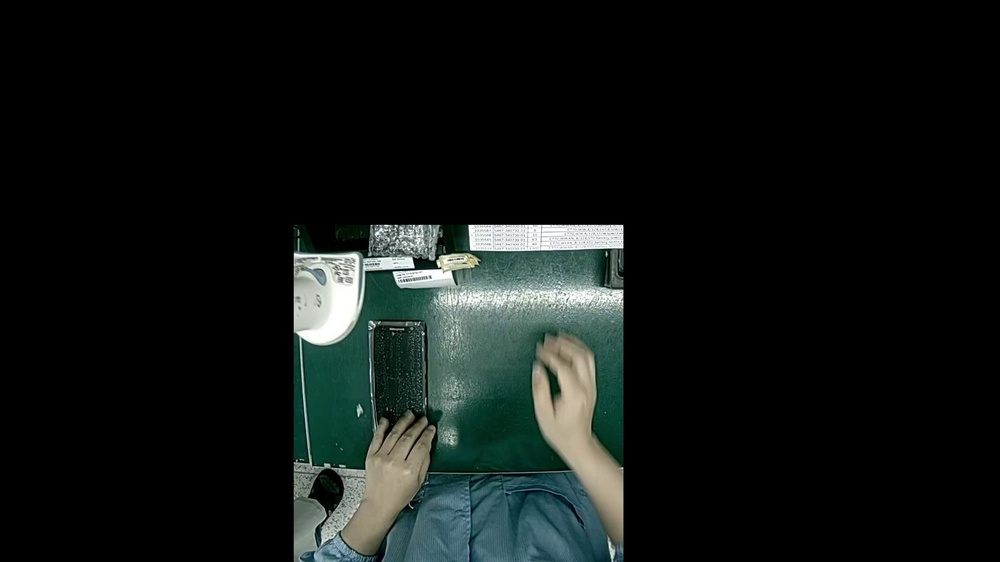
#> input picture transfer/hph_packing_1/images/hph_hw1_hph_hw1_frame_00000.jpg, 1000 x 562 px, shrunk from 1920 x 1080 before the run; its folder holds only this picture in this run
$ python data_augment_flip.py
#> lines starting #> are read from the running program, lines starting #| are printed output that depends on the picture
import os
import cv2
import argparse
from tqdm import tqdm
from pathlib import Path

def flip_yolo_annotations(input_path, output_path):
    """
    Flip YOLO annotations 180 degrees.
    x_new = 1.0 - x_center
    y_new = 1.0 - y_center
    """
    if not os.path.exists(input_path):
        return False

    with open(input_path, 'r') as f:
        lines = f.readlines()

    flipped_lines = []
    for line in lines:
        parts = line.strip().split()
        if len(parts) < 5:
            continue

        cls = parts[0]
        x = float(parts[1])
        y = float(parts[2])
        w = float(parts[3])
        h = float(parts[4])

        # Flip 180 degrees
        x_new = 1.0 - x
        y_new = 1.0 - y

        flipped_lines.append(f"{cls} {x_new:.6f} {y_new:.6f} {w:.6f} {h:.6f}")

    with open(output_path, 'w') as f:
        f.write('\n'.join(flipped_lines) + '\n')

    return True

def main():
    parser = argparse.ArgumentParser(description="Flip YOLO dataset 180 degrees (Horizontal + Vertical)")
    parser.add_argument("--input_dir", type=str, default=r"D:\Dre\PDE_yolo_infra\train_dataset\wahoo_0316_aug", help="Path to the dataset root (containing images and labels folders)")
    parser.add_argument("--output_dir", type=str, default=None, help="Path to save the flipped dataset (default: input_dir + '_flipped_180')")

    args = parser.parse_args()

    input_root = Path(args.input_dir)
    if args.output_dir:
        output_root = Path(args.output_dir)
    else:
        output_root = input_root.parent / (input_root.name + "_flipped_180")

    img_in_root = input_root / "images"
    lbl_in_root = input_root / "labels"

    img_out_root = output_root / "images"
    lbl_out_root = output_root / "labels"

    # Supported image extensions
    img_exts = ['.jpg', '.jpeg', '.png', '.bmp']

    # Get all image files recursively
    image_files = []
    for ext in img_exts:
        image_files.extend(list(img_in_root.rglob(f"*{ext}")))

    print(f"Processing {len(image_files)} images from {img_in_root}...")

    for img_path in tqdm(image_files):
        # 1. Flip Image
        img = cv2.imread(str(img_path))
#> img is the input picture: shape (562, 1000, 3); mean B, G, R 19.9, 21.5, 16.9
        if img is None:
            print(f"Warning: Could not read image {img_path}")
            continue

        # Flip both axes (180 degrees)
        flipped_img = cv2.flip(img, -1)
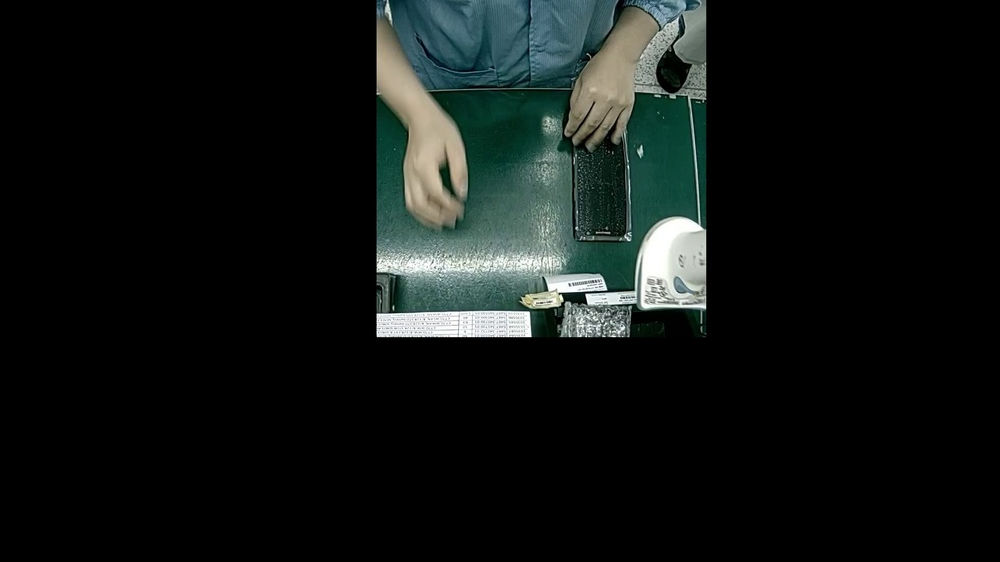
#> flipped_img: shape (562, 1000, 3); mean B, G, R 19.9, 21.5, 16.9

        # Calculate relative path to maintain structure
#> (the run stopped early here; a loop or call above may not have finished)
